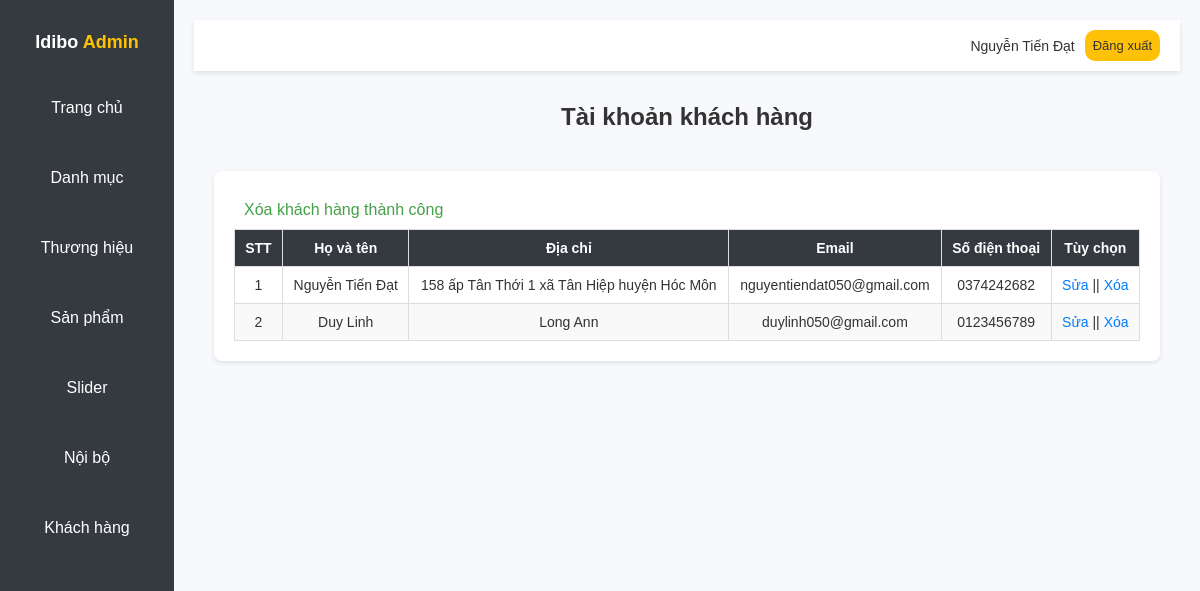
/admin/customerlist.php?delid=3 (signed in), run on the app's committed database.
### tables this page shows
CREATE TABLE `tbl_customer` (
  `id` int(11) NOT NULL,
  `name` varchar(255) NOT NULL,
  `address` varchar(1000) NOT NULL,
  `province` varchar(255) NOT NULL,
  `district` varchar(255) NOT NULL,
  `wards` varchar(255) NOT NULL,
  `phone` varchar(30) NOT NULL,
  `email` varchar(50) NOT NULL,
  `password` varchar(255) NOT NULL
);

### lib/database.php (called while the page is built, shortened)
<?php
    class Database {
        public $host    = DB_HOST;
        public $user    = DB_USER;
        public $pass    = DB_PASS;
        public $dbname  = DB_NAME;
        public $link;
        private function connectDB() {
            $this->link = new mysqli($this->host, $this->user,
                                     $this->pass, $this->dbname);
        }
        public function select($query) {
            $result = $this->link->query($query) or
                die($this->link->error . __LINE__);
            if ($result->num_rows > 0) {
                return $result;
            } else {
                return false;
            }
        }
        public function delete($query) {
            $delete_row = $this->link->query($query) or
                die($this->link->error . __LINE__);
            if ($delete_row) {
                return $delete_row;
            } else {
                return false;
            }
        }
    }
?>

### admin/customerlist.php (the view)
<?php
  include 'inc/header.php';
  include '../classes/customer.php'
?>
<?php
  $customer = new customer();
  if (isset($_GET['delid'])) {
      $id = $_GET['delid'];
      $delCustomer = $customer->del_customer($id);
  }
?>
<link rel="stylesheet" href="css/customerlist.css">
<h1 class="dashboard-title">Tài khoản khách hàng</h1>
<div class="customer-list-wrapper">
  <div class="customer-box">
    <div class="noti">
      <?php
        if(isset($delCustomer)){
          echo $delCustomer;
        }
      ?>
    </div>
    <div class="table-wrapper">
      <table class="customer-table" id="customer-table">
        <thead>
          <tr>
            <th>STT</th>
            <th>Họ và tên</th>
            <th>Địa chỉ</th>
            <th>Email</th>
            <th>Số điện thoại</th>
            <th>Tùy chọn</th>
          </tr>
        </thead>
        <tbody>
          <?php
            $show_customer_list = $customer->show_customer_list();
            if ($show_customer_list) {
              $i = 0;
              while($result = $show_customer_list->fetch_assoc()) {
                $i++;
          ?>
          <tr class="customer-row">
            <td><?php echo $i ?></td>
            <td><?php echo $result['name'] ?></td>
            <td><?php echo $result['address'] ?></td>
            <td><?php echo $result['email'] ?></td>
            <td><?php echo $result['phone'] ?></td>
            <td>
              <a href="customeredit.php?customerid=<?php echo $result['id']; ?>" class="action-link">Sửa</a>
              ||
              <a href="?delid=<?php echo $result['id']; ?>" class="action-link confirmable" data-message="Bạn có muốn xóa danh mục này?">Xóa</a>
            </td>
          </tr>
          <?php
              }
            }
          ?>
        </tbody>
      </table>
    </div>
  </div>
</div>
<?php
  include 'inc/footer.php';
?>

### admin/css/styles.css (style rules this page uses)
body { font-family: Arial, sans-serif; margin: 0; padding: 0; background-color: #f8f9fc; color: #333; text-decoration: none; display: flex; }
.dashboard-title { font-size: 24px; margin-bottom: 20px; color: #333; }
.noti { margin: 10px; }
.dashboard-title { text-align: center; margin-top: 2rem; }

### admin/css/customerlist.css (style rules this page uses)
.customer-list-wrapper { display: flex; justify-content: center; padding: 20px; background-color: #f8f9fc; }
.customer-box { background-color: #fff; padding: 20px; width: 100%; border-radius: 8px; box-shadow: 0 2px 5px rgba(0, 0, 0, 0.1); }
.table-wrapper { margin-top: 10px; }
.customer-table { font-size: 14px; width: 100%; border-collapse: collapse; border: 1px solid #ddd; }
.customer-table th, .customer-table td { padding: 10px; text-align: center; border: 1px solid #ddd; }
.customer-table th { background-color: #343a40; color: #fff; }
.customer-table tr:nth-child(even) { background-color: #f9f9f9; }
.action-link { color: #007bff; text-decoration: none; }

### data on the page
tbl_customer: name "Nguyễn Tiến Đạt", address "158 ấp Tân Thới 1 xã Tân Hiệp huyện Hóc Môn", email "nguyentiendat050@gmail.com", phone "0374242682"
tbl_customer: name "Duy Linh", address "Long Ann", email "duylinh050@gmail.com", phone "0123456789"

### other printed values
Session::get('adminName') "Nguyễn Tiến Đạt"
